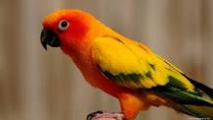
%> input picture coloredImage/download1.bmp, 213 x 120 px
$ octave changingColorOfImage.m   (GNU Octave 9; MATLAB toolbox functions it lacks are replaced by stand-ins)
%> lines starting %> are read from the running program, lines starting %| are printed output that depends on the picture; in (x1, y1, x2, y2) boxes, pixels count from 0 and x2, y2 are one past the last pixel; in counts of white or black regions, pixels touching at a corner belong together; the program's own positions count from 1
clc;
clear all;
pkg load image
A = imread('download1.bmp');
%> A is the input picture: size 120x213x3 uint8; mean R, G, B 142.1, 102, 60.7
figure(1), imshow(A);

% Change 120 on red plane
newImage = A;
newImage(20:60, :, 1) = newImage(20:60, :, 1) + 120;
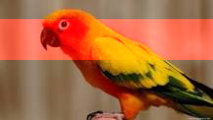
%> newImage: size 120x213x3 uint8; mean R, G, B 171.9, 102, 60.7
figure(2), imshow(newImage);

figure(3), imhist(newImage);
%> after `imhist(newImage)`:
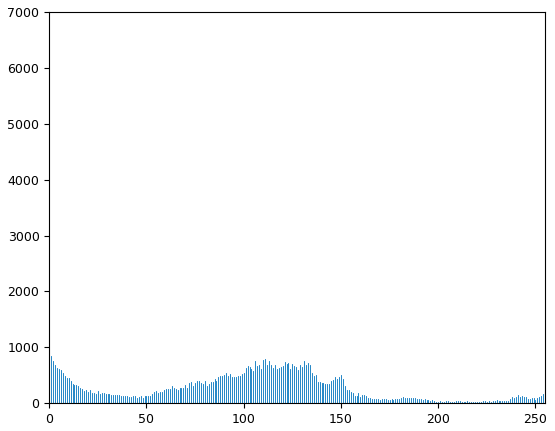
%> figure redrawn from the program's plot data; highest point at x = 255, y = 6630

$ run again, with coloredImage/download2.bmp copied over coloredImage/download1.bmp
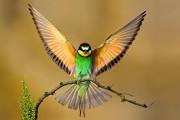
%> input picture coloredImage/download2.bmp, 180 x 120 px
%> A is the input picture: size 120x180x3 uint8; mean R, G, B 163.5, 131.5, 71.1
%> `newImage(20:60, :, 1) = newImage(20:60, :, 1) + 120;`:
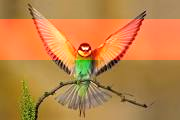
%> newImage: size 120x180x3 uint8; mean R, G, B 190.1, 131.5, 71.1
%> `imhist(newImage)`:
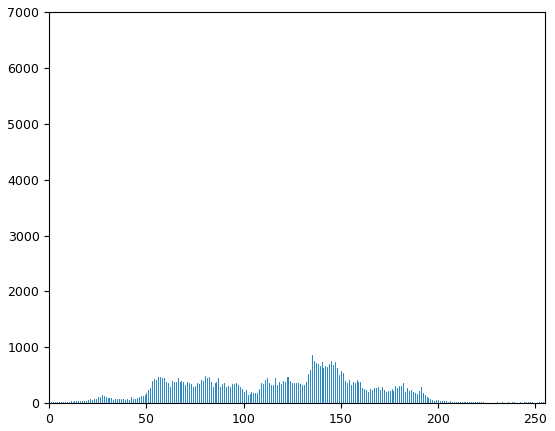
%> figure redrawn from the program's plot data; highest point at x = 255, y = 6743

$ run again, with coloredImage/download3.bmp copied over coloredImage/download1.bmp
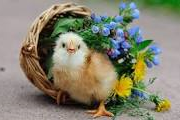
%> input picture coloredImage/download3.bmp, 180 x 120 px
%> A is the input picture: size 120x180x3 uint8; mean R, G, B 132.6, 130.1, 110.8
%> `newImage(20:60, :, 1) = newImage(20:60, :, 1) + 120;`:
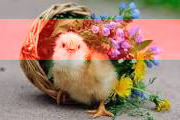
%> newImage: size 120x180x3 uint8; mean R, G, B 166.1, 130.1, 110.8
%> `imhist(newImage)`:
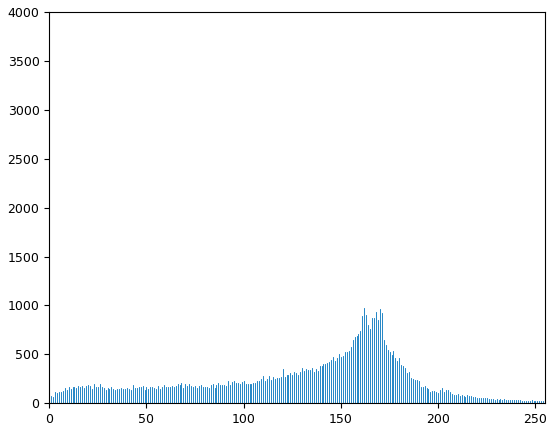
%> figure redrawn from the program's plot data; highest point at x = 255, y = 3925
